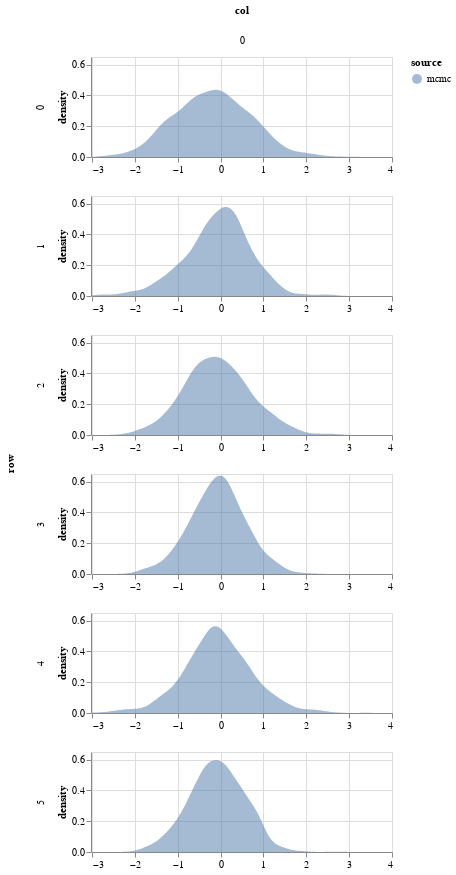

The notebook cell this image was saved under:
### Code cell
param = 'beta'
df = get_post_df(ps[param]) 
df['source'] = 'mcmc'
plot_density(df, height=100)

### Figure 1 — Vega-Lite specification as saved in the notebook (floating-point values rounded to 4 significant figures; data arrays with more than 128 entries replaced by an {"elided": "..."} marker saying what was removed)
{"config": {"view": {"continuousWidth": 400, "continuousHeight": 300}}, "data": {"name": "data-c790c84a083c9acac5e9599544661620"}, "mark": {"type": "area", "opacity": 0.5}, "encoding": {"color": {"type": "nominal", "field": "source"}, "column": {"type": "quantitative", "field": "col"}, "row": {"type": "quantitative", "field": "row"}, "x": {"type": "quantitative", "field": "value", "title": null}, "y": {"type": "quantitative", "field": "density"}}, "height": 100, "resolve": {"scale": {"x": "independent"}}, "transform": [{"fold": ["value"]}, {"density": "value", "groupby": ["cn", "row", "col", "source"]}], "width": 300, "$schema": "https://vega.github.io/schema/vega-lite/v4.8.1.json", "datasets": {"data-c790c84a083c9acac5e9599544661620": {"elided": "6000 records"}}}
